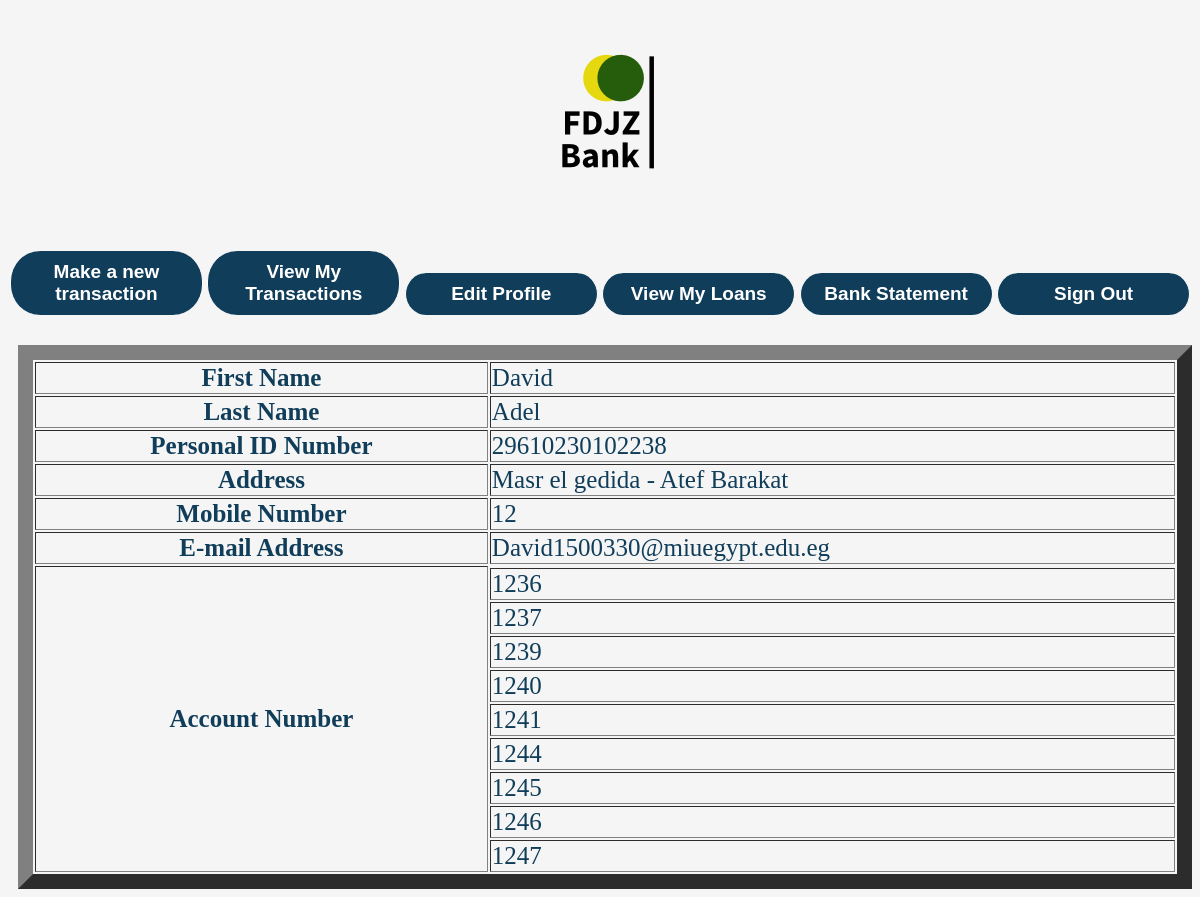
/php/UserProfile.php (signed in), run on an earlier commit of the app's database.
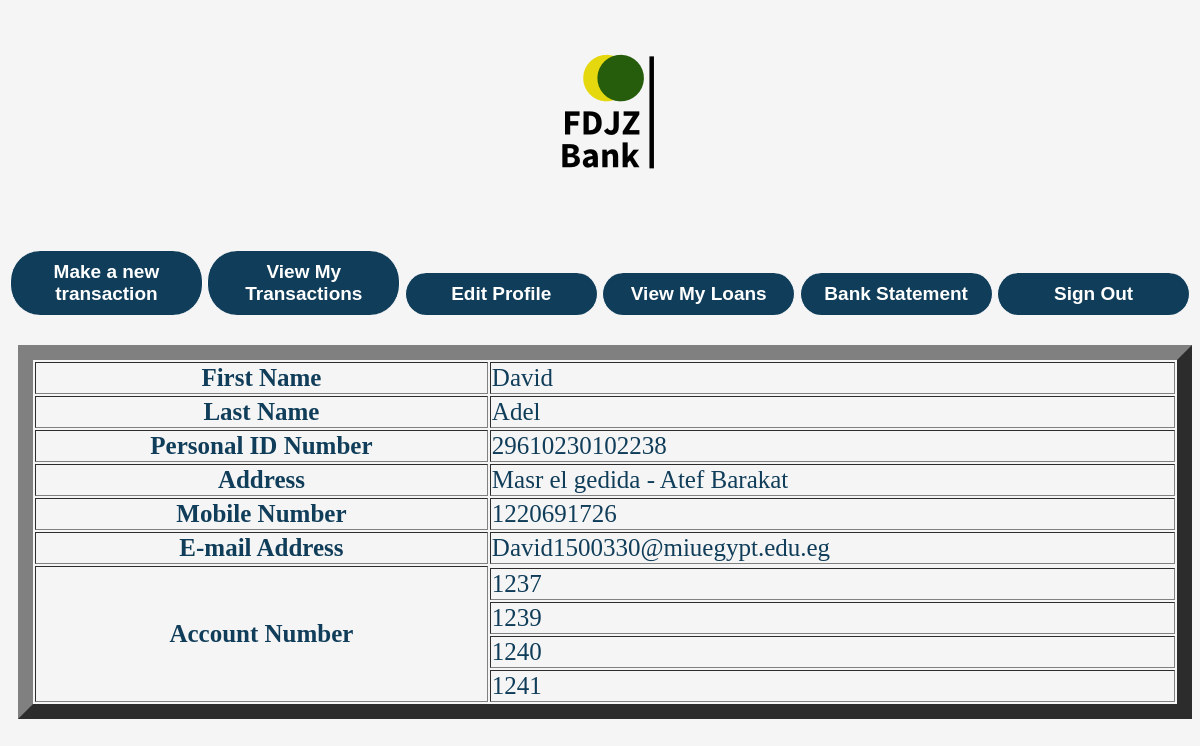
And on a later commit of the database.
### tables this page shows
CREATE TABLE IF NOT EXISTS `customer_account` (
  `ID` int(11) NOT NULL AUTO_INCREMENT,
  `FNAME` varchar(50) DEFAULT NULL,
  `LNAME` varchar(50) DEFAULT NULL,
  `PersonalID` varchar(14) DEFAULT NULL,
  `Address` varchar(100) DEFAULT NULL,
  `MobileNumber` varchar(11) DEFAULT NULL,
  `Email` varchar(200) DEFAULT NULL,
  `DateOfBirth` date DEFAULT NULL,
  `WorkerID` int(11) NOT NULL,
  `DateAdded` datetime NOT NULL,
  PRIMARY KEY (`ID`),
  KEY `FK8` (`WorkerID`)
);

### ClassesGedida/dbconnect.php (called while the page is built, shortened)
<?php
  class dbconnect
  {
      private $servername;
      private $username;
      private $password;
      private $db;
      private $con;
      function __construct()
      {
          $this->servername = "localhost";
          $this->username = "root";
          $this->password = "";
          $this->db = "FDJZ";
          $this->con = $this->Connect();
      }
      function connect()
      {
          $this->con = mysqli_connect($this->servername, $this->username, $this->password, $this->db);
          if ($this -> con ->connect_error)
          {
              die("Failed to connect: " .$this->con->connect_error);
          }
          else
          {
              return $this->con;
          }
      }
      function executesql($sql)
      {
        $result = mysqli_query($this->con, $sql);
        if($result == TRUE)
              {
          return $result;
        }
        else
              {
          echo "Error executing SQL statement: " .$this->con->error;
        }
      }
  }
?>

### ClassesGedida/Customer.php (called while the page is built, shortened)
<?php
class Customer extends User{
				function showUserProfile(){
				$userID = $_SESSION["userID"];
				$db_obj = new dbconnect;
				$sql = "SELECT FNAME, LNAME, PersonalID, Address, MobileNumber, Email, bank_accounts.AccountNumber
							FROM `customer_account`, `bank_accounts`
							WHERE ID = '$userID'
							AND bank_accounts.UserID = customer_account.ID";
				$result = $db_obj->executesql($sql);
      return $result;
}
			}
?>

### php/UserProfile.php (the view, shortened to what this page needs)
<!DOCTYPE html>
<html>
    <head>
        <link rel="stylesheet" type="text/css" href="../css/UserProfile.css">
    </head>
    <body>
		<?php
			include '../ClassesGedida/Customer.php';
      $customer = new Customer;
      $result = $customer->showUserProfile();
      $row =mysqli_fetch_array($result);
      $i=-1;
      while($RowOfAccountNumbers = mysqli_fetch_array($result))
      {$i++;
        $accountnumbers[$i]=$RowOfAccountNumbers["AccountNumber"];
      }
		?>
        <div class="logo">
            <h1><a href="UserProfile.php" id="logoposition"><img  src="../img/banklogo.png" alt="" /></a></h1>
        </div>
        <nav id="butts">
            <ul  class="nav">
                <li><a class="b1" href="Bank_Transaction.php">Make a new transaction</a></li>
                <li><a class="b1" href="UserTransaction.php">View My Transactions</a></li>
                <li><a class="b1" href="Editprofile.php">Edit Profile</a></li>
                <li><a class="b1" href="UserLoans.php">View My Loans</a></li>
                <li><a class="b1" href="Bank_Statement.php">Bank Statement</a></li>
                <li><a class="b1" href="Signout.php">Sign Out</a></li>
            </ul>
        </nav>
        <div id="data">
			<form id="form">
				<table border=15 width=100%>
					<tr>
						<th>First Name</th>
						<?php echo'<td>'.$row['FNAME'].'</td>'; ?>
					</tr>
					<tr>
						<th>Last Name</th>
						<?php echo'<td>'.$row['LNAME'].'</td>'; ?>
					</tr>
					<tr>
						<th>Personal ID Number</th>
						<?php echo'<td>'.$row['PersonalID'].'</td>'; ?>
					</tr>
					<tr>
						<th>Address</th>
						<?php echo'<td>'.$row['Address'].'</td>'; ?>
					</tr>
					<tr>
						<th>Mobile Number</th>
						<?php echo'<td>'.$row['MobileNumber'].'</td>'; ?>
					</tr>
					<tr>
						<th>E-mail Address</th>
						<?php echo'<td>'.$row['Email'].'</td>'; ?>
					</tr>
					<tr>
						<th rowspan="<?php echo $i + 2; ?>">Account Number</th>
  						<?php
              for ($k=0;$k<=$i;$k++){
                echo '<tr>';
                echo'<td>'.$accountnumbers[$k].'</td>';
                echo '</tr>';
              }
              ?>
					</tr>
				</table>
			</form>
        </div>
    </body>
</html>

What changed in the data, as far as the page shows it:
changed customer_account "David": MobileNumber "12" → "1220691726"
Also different on the page:
list line gone: "1236"
list line gone: "1244"
list line gone: "1245"
list line gone: "1246"
list line gone: "1247"
